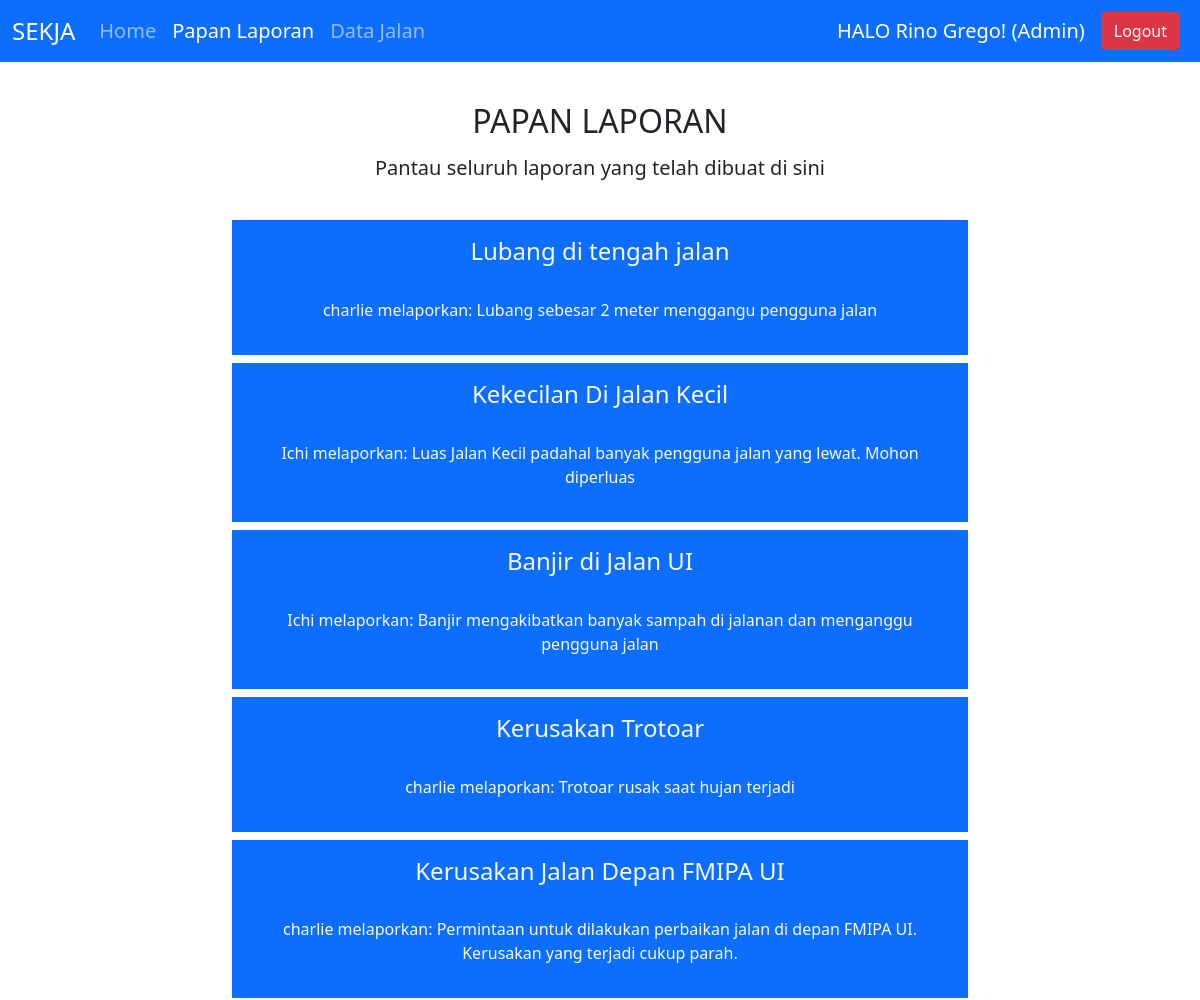
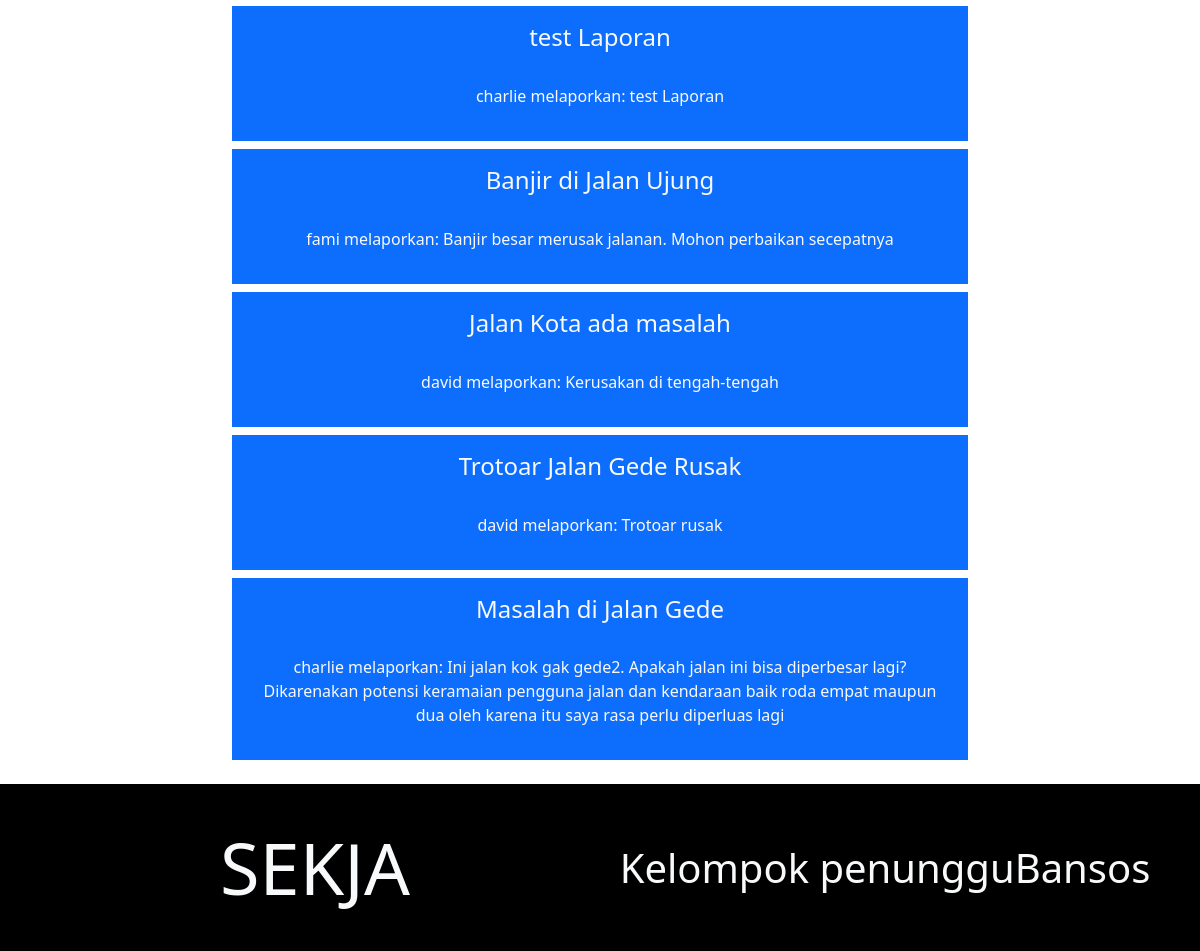
The app's page /papan-laporan (signed in) with its own data (2 pictures, top to bottom).
### sekja/models.py (models this page shows, shortened)
class User(AbstractBaseUser, PermissionsMixin):
   no_KK = models.CharField(max_length=16, unique=True)
   email = models.EmailField(max_length=254, unique=True)
   name = models.CharField(max_length=254, null=False, blank=False)
   is_staff = models.BooleanField(default=False)
   is_superuser = models.BooleanField(default=False)
   is_active = models.BooleanField(default=True)
   last_login = models.DateTimeField(null=True, blank=True)
   date_joined = models.DateTimeField(auto_now_add=True)
   ROLES = (
     (1, 'Admin'),
     (2, 'Pengguna')
    )
   status = models.PositiveSmallIntegerField(blank=False, choices=ROLES, default=2)
   USERNAME_FIELD = 'no_KK' # The name of the field that will serve as unique identifier (which will be the email field for us --> dari source)
   EMAIL_FIELD = 'email' # The name of the field that will be returned when get_email_field_name() is called on a User instance
   REQUIRED_FIELDS = ['email', 'name'] # Required fields besides the password and USERNAME_FIELD when signing up.
   objects = UserManager()

class Laporan(models.Model):
   user = models.ForeignKey(User, on_delete=models.CASCADE, related_name="membuat_laporan")
   jalan = models.ForeignKey(Jalan, on_delete=models.CASCADE, related_name="dilaporkan_dalam")
   judul = models.CharField(max_length=32, default="Tanpa Judul", blank=False, null=False)
   tanggal_laporan = models.DateTimeField(auto_now_add=True, null=False)
   LEVEL_STATUS = (
      ('W', 'Waiting List'),
      ('P', 'On Progress'),
      ('S', 'Selesai')
   )
   status = models.CharField(max_length=15, choices=LEVEL_STATUS, default='W', blank=False)
   pesan = models.CharField(max_length=512)

### sekja/views.py (the view, shortened to what this page needs)
# urls.py: path("papan-laporan", views.papan_laporan, name="papan_laporan"),
def papan_laporan(request):
   try:
      Reports = Laporan.objects.order_by('-tanggal_laporan').all()
      return render(request, "sekja/laporan_papan.html", {
         "user_status": "Admin" if request.user.status == 1 else "Pengguna",
         "Laporan": Reports,
      })
   except:
      return render(request, "sekja/laporan_papan.html", {
         "Laporan": Reports,
      })

### sekja/templates/sekja/laporan_papan.html (shortened to what this page needs)
{% load static %}
<!DOCTYPE html>
<html lang="en">
<head>
   <link rel="stylesheet" href="{% static 'bootstrap-5.0.2-dist/css/bootstrap.min.css' %}">
   <link rel="stylesheet" href="{% static 'sekja/styles.css' %}" >
</head>
<body>
   <nav class="navbar navbar-expand-lg navbar-dark bg-primary sticky-top">
      <div class="container-fluid">
         <a class="navbar-brand" style="font-size: 24px;">SEKJA</a>
         <div class="collapse navbar-collapse" id="navbarSupportedContent" style="font-size: 20px;">
            <ul class="navbar-nav me-auto mb-2 mb-lg-0">
               <li class="nav-item">
                  <a class="nav-link" aria-current="page" href="{% url 'index' %}">Home</a>
               </li>
               <li class="nav-item">
                  <a class="nav-link active" aria-current="page" href="{% url 'papan_laporan' %}">Papan Laporan</a>
               </li>
               <li class="nav-item">
                  <a class="nav-link" aria-current="page" href="{% url 'jalan' %}">Data Jalan</a>
               </li>
            </ul>
         </div>
         {% if not request.user.is_authenticated %}
            <a href="{% url 'login' %}" class="btn btn-success me-2">Login</a>
            <a href="{% url 'register' %}" class="btn btn-light me-2">Register</a>
         {% else %}
            <a class="navbar-brand">HALO {{ request.user.name }}! ({{ user_status }})</a>
            <a href="{% url 'logout' %}" class="btn btn-danger me-2">Logout</a>
         {% endif %}
      </div>
   </nav>
   <section class="main-body p-4 ">
      <div class="container">
         <div class="text-center p-3">
            <h2>PAPAN LAPORAN</h2>
            <h5 class="p-2">Pantau seluruh laporan yang telah dibuat di sini</h5>
         </div>
         <div class="row">
            <div class="col-md-2 col-sm-1 ">  </div>
            <div class="col-md-8 col-sm-10 laporans-container">
               {% for laporan in Laporan %}
                  <span><a href="{% url 'laporan' laporan.id %}" style="text-decoration-line: none;"><div class="laporan-container text-center p-3 mt-2 border border-primary text-light bg-primary">
                     <h4>{{ laporan.judul }}</h4> <br>
                     <p>{{ laporan.user.name }} melaporkan: {{ laporan.pesan }}</p>
                  </div></a></span>
               {% endfor %}
            </div>
            <div class="col-md-2 col-sm-1">  </div>
         </div>
      </div>
   </section>
   <footer class="main-footer d-flex align-items-stretch text-light" id="layout-footer" style="display: block; background-color: black;">
      <div class="container mt-3 pt-4 pb-4">
        <div class="row">
          <div class="col-6 d-flex justify-content-center align-items-center ">
            <p class="display-2">SEKJA</p>
          </div>
          <div class="col-6 d-flex justify-content-center align-items-center ">
            <p class="display-6">Kelompok penungguBansos</p>
          </div>
        </div>
      </div>
    </footer>
</body>
</html>

### sekja/static/sekja/styles.css (style rules this page uses)
.laporan-container { background-color: #0d6efd; }

### records on screen
User: user.name "Rino Grego"
Laporan: judul "Lubang di tengah jalan", user.name "charlie", pesan "Lubang sebesar 2 meter menggangu pengguna jalan"
Laporan: judul "Kekecilan Di Jalan Kecil", user.name "Ichi", pesan "Luas Jalan Kecil padahal banyak pengguna jalan yang lewat. Mohon diperluas"
Laporan: judul "Banjir di Jalan UI", user.name "Ichi", pesan "Banjir mengakibatkan banyak sampah di jalanan dan menganggu pengguna jalan"
Laporan: judul "Kerusakan Trotoar", user.name "charlie", pesan "Trotoar rusak saat hujan terjadi"
Laporan: judul "Kerusakan Jalan Depan FMIPA UI", user.name "charlie", pesan "Permintaan untuk dilakukan perbaikan jalan di depan FMIPA UI. Kerusakan yang terjadi cukup parah."
Laporan: judul "test Laporan", user.name "charlie", pesan "test Laporan"
Laporan: judul "Banjir di Jalan Ujung", user.name "fami", pesan "Banjir besar merusak jalanan. Mohon perbaikan secepatnya"
Laporan: judul "Jalan Kota ada masalah", user.name "david", pesan "Kerusakan di tengah-tengah"
Laporan: judul "Trotoar Jalan Gede Rusak", user.name "david", pesan "Trotoar rusak"
Laporan: judul "Masalah di Jalan Gede", user.name "charlie", pesan "Ini jalan kok gak gede2. Apakah jalan ini bisa diperbesar lagi? Dikarenakan potensi keramaian pengguna jalan dan kendaraan baik roda empat maupun dua oleh karena itu saya rasa perlu diperluas lagi"

### other values on screen
{{ user_status }} "Admin"
